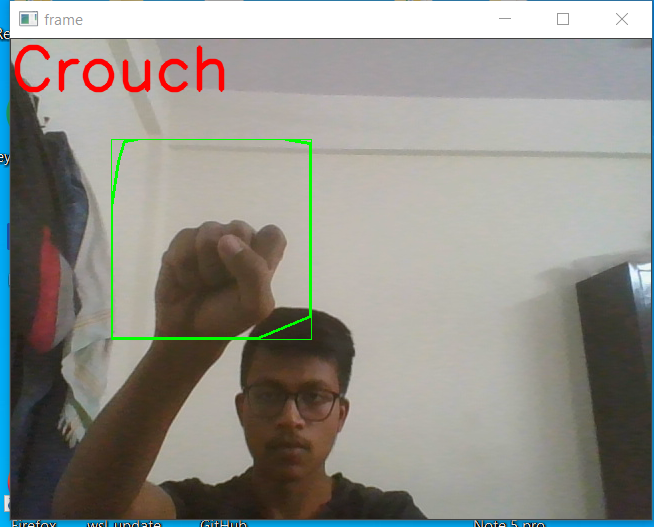
#> input picture high_fidelity_prototype/crouch.png, 654 x 527 px, given in place of the camera
$ python ClenchRex.py   (older library calls are emulated)
#> lines starting #> are read from the running program, lines starting #| are printed output that depends on the picture; after the words box and inside, x2 and y2 are one past the last pixel; in counts of white or black regions, pixels touching at a corner belong together
import cv2
import numpy as np
import math
import pyautogui

# pass source as 0 (zero) for inbuilt webcam, 1 or -1 for external camera
cap = cv2.VideoCapture(0)

while (True):

    try:
        # an error comes if it does not find anything in window as it cannot find contour of max area
        # therefore this try error statement

        # obtain frame and kernel matrix
        ret, frame = cap.read()
#> frame is the input picture: shape (527, 654, 3); mean B, G, R 138, 144.1, 144.9
        frame = cv2.flip(frame, 1)
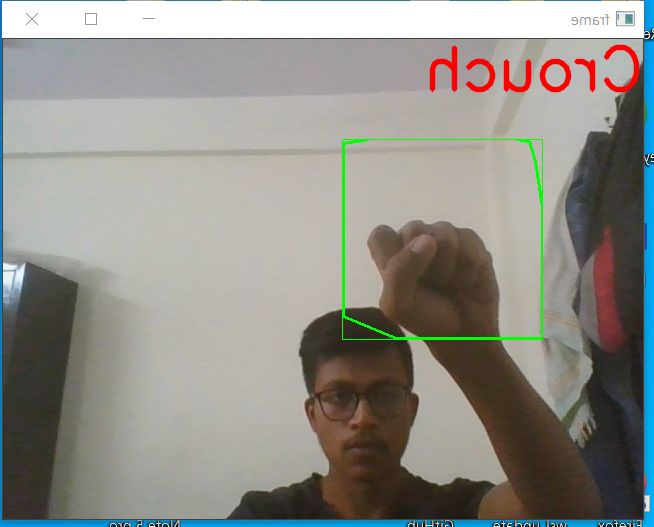
#> frame: shape (527, 654, 3); mean B, G, R 138, 144.1, 144.9
        kernel = np.ones((3, 3), np.uint8)

        # define region of interest
        roi = frame[100:300, 100:300]
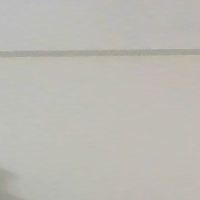
#> roi: shape (200, 200, 3); mean B, G, R 179.1, 186, 187.9

        # convert to HSV
        cv2.rectangle(frame, (100, 100), (300, 300), (0, 255, 0), 0)
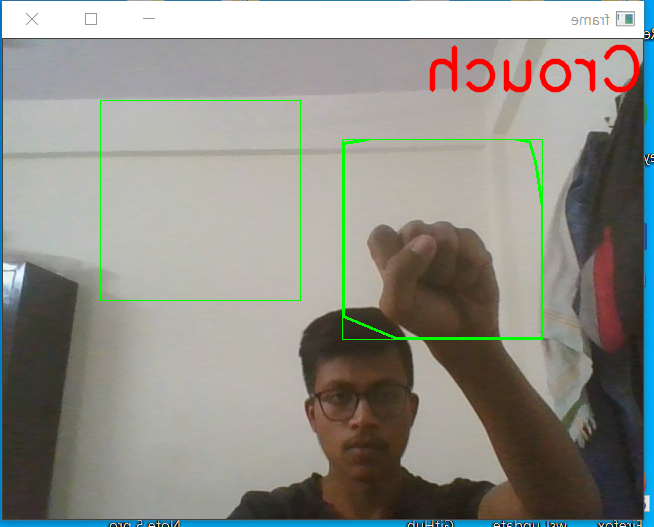
#> frame: shape (527, 654, 3); 0.23% of pixels changed, all inside (x1, y1, x2, y2) = (100, 100, 301, 301)
        hsv = cv2.cvtColor(roi, cv2.COLOR_BGR2HSV)
#> hsv: shape (200, 200, 3); mean H, S, V 25, 14.8, 188.9
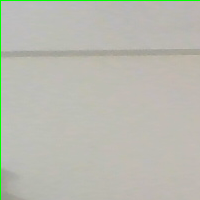
#> roi: shape (200, 200, 3); 1% of pixels changed, all inside (x1, y1, x2, y2) = (0, 0, 200, 200)

        # define range of skin color in HSV
        lower_skin = np.array([0, 20, 70], dtype=np.uint8)
        upper_skin = np.array([20, 255, 255], dtype=np.uint8)

        # extract skin colur image
        mask = cv2.inRange(hsv, lower_skin, upper_skin)
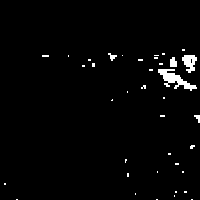
#> mask: shape (200, 200); 2.1% white; 38 white regions (33 under 20 px), largest, box (x1, y1, x2, y2) and area: (158, 69, 197, 91) 332, (182, 55, 197, 73) 170, (170, 57, 177, 67) 58, (108, 53, 117, 61) 34, (194, 115, 200, 123) 28

        # extrapolate the hand to fill dark spots within
        mask = cv2.dilate(mask, kernel, iterations=4)
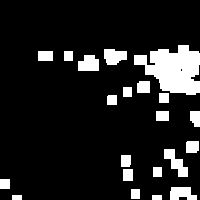
#> mask: shape (200, 200); 12.5% white; 21 white regions

        # blur the image
        mask = cv2.GaussianBlur(mask, (5, 5), 100)
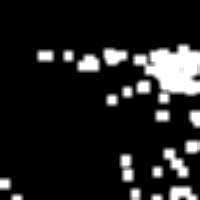
#> mask: shape (200, 200); min 0, max 255, mean 32

        # find contours
        _, contours, hierarchy = cv2.findContours(mask, cv2.RETR_TREE, cv2.CHAIN_APPROX_SIMPLE)
#> contours = 18 contours; largest, box (x1, y1, x2, y2) and area: (132, 43, 200, 105) 2892, (162, 147, 190, 179) 487, (102, 47, 129, 67) 417, (76, 53, 101, 73) 405, (119, 153, 135, 183) 380

        # find contour of max area(hand)
        cnt = max(contours, key=lambda x: cv2.contourArea(x))
#> cnt = contour of 59 points, box (x1, y1, x2, y2) (132, 43, 200, 105), area 2892

        # approx the contour a little
        epsilon = 0.0005 * cv2.arcLength(cnt, True)
#> epsilon = 0.165
        approx = cv2.approxPolyDP(cnt, epsilon, True)
#> approx has the same summary as cnt

        # make convex hull around hand
        hull = cv2.convexHull(cnt)
#> hull = contour of 11 points, box (x1, y1, x2, y2) (132, 43, 200, 105), area 3544

        # define area of hull and area of hand
        areahull = cv2.contourArea(hull)
#> areahull = 3544
        areacnt = cv2.contourArea(cnt)
#> areacnt = 2891.5

        # find the percentage of area not covered by hand in convex hull
        arearatio = ((areahull - areacnt) / areacnt) * 100
#> arearatio = 22.57

        # find the defects in convex hull with respect to hand
        hull = cv2.convexHull(approx, returnPoints=False)
#> hull = [52, 49, 43, 42, 29, 17, 16, 10, 4, 3, 0]
        defects = cv2.convexityDefects(approx, hull)
#> defects = [[52, 0, 55, 768], [0, 3, 1, 1136], [4, 10, 6, 1958], [10, 16, 15, 931], [17, 29, 22, 4791], [29, 42, 33, 5636], [43, 49, 45, 2382], [49, 52, 50, 181]]

        # finding number of defects due to fingers (= l)
        l = 0
        for i in range(defects.shape[0]):
            s, e, f, d = defects[i, 0]
            start = tuple(approx[s][0])
            end = tuple(approx[e][0])
            far = tuple(approx[f][0])
            pt = (100, 180)

            # find length of all sides of triangle
            a = math.sqrt((end[0] - start[0]) ** 2 + (end[1] - start[1]) ** 2)
            b = math.sqrt((far[0] - start[0]) ** 2 + (far[1] - start[1]) ** 2)
            c = math.sqrt((end[0] - far[0]) ** 2 + (end[1] - far[1]) ** 2)
            s = (a + b + c) / 2
            ar = math.sqrt(s * (s - a) * (s - b) * (s - c))

            # distance between point and convex hull
            d = (2 * ar) / a

            # apply cosine rule here
            angle = math.acos((b ** 2 + c ** 2 - a ** 2) / (2 * b * c)) * 57

              # ignore angles > 90 and ignore points very close to convex hull (generally noise induced points)
            if angle <= 90 and d > 30:
                    l += 1
                    cv2.circle(roi, far, 3, [255, 0, 0], -1)

             # draw lines around hand
                    cv2.line(roi, start, end, [0, 255, 0], 2)

            # minimum one defect for hand
                    l += 1

         # print corresponding gestures which are in their ranges
                    font = cv2.FONT_HERSHEY_SIMPLEX
#> this loop made 8 passes
#> (e, f, start, end, far, a) on passes 1 to 8: (0, 55, (199, 94), (199, 49), (196, 78), 45), (3, 1, (199, 49), (190, 43), (191, 49), 10.82), (10, 6, (176, 43), (156, 47), (175, 51), 20.4), (16, 15, (156, 47), (132, 53), (147, 53), 24.74), (29, 22, (132, 66), (135, 94), (152, 77), 28.16), (42, 33, (135, 94), (157, 104), (153, 78), 24.17), (49, 45, (170, 104), (197, 96), (171, 94), 28.16), (52, 50, (197, 96), (199, 94), (197, 95), 2.83)
#> after the loop, l = 0
        if l == 1:
             if areacnt < 2000:
                    cv2.putText(frame, 'Put hand in the box', (0, 50), font, 2, (0, 0, 255), 3, cv2.LINE_AA)
             else:
                  if arearatio < 12:
                         cv2.putText(frame, 'Running', (0, 50), font, 2, (0, 0, 255), 3, cv2.LINE_AA)
        elif l > 1:
            cv2.putText(frame, 'Jump', (0, 50), font, 2, (0, 0, 255), 3, cv2.LINE_AA)
            pyautogui.press('space')

        # show the windows
        cv2.imshow('mask',mask)
        cv2.imshow('frame',frame)

    except:
        pass

    if cv2.waitKey(5) & 0xFF == 27:
#> (key Esc is pressed here)
        break

cv2.destroyAllWindows()
cap.release()
